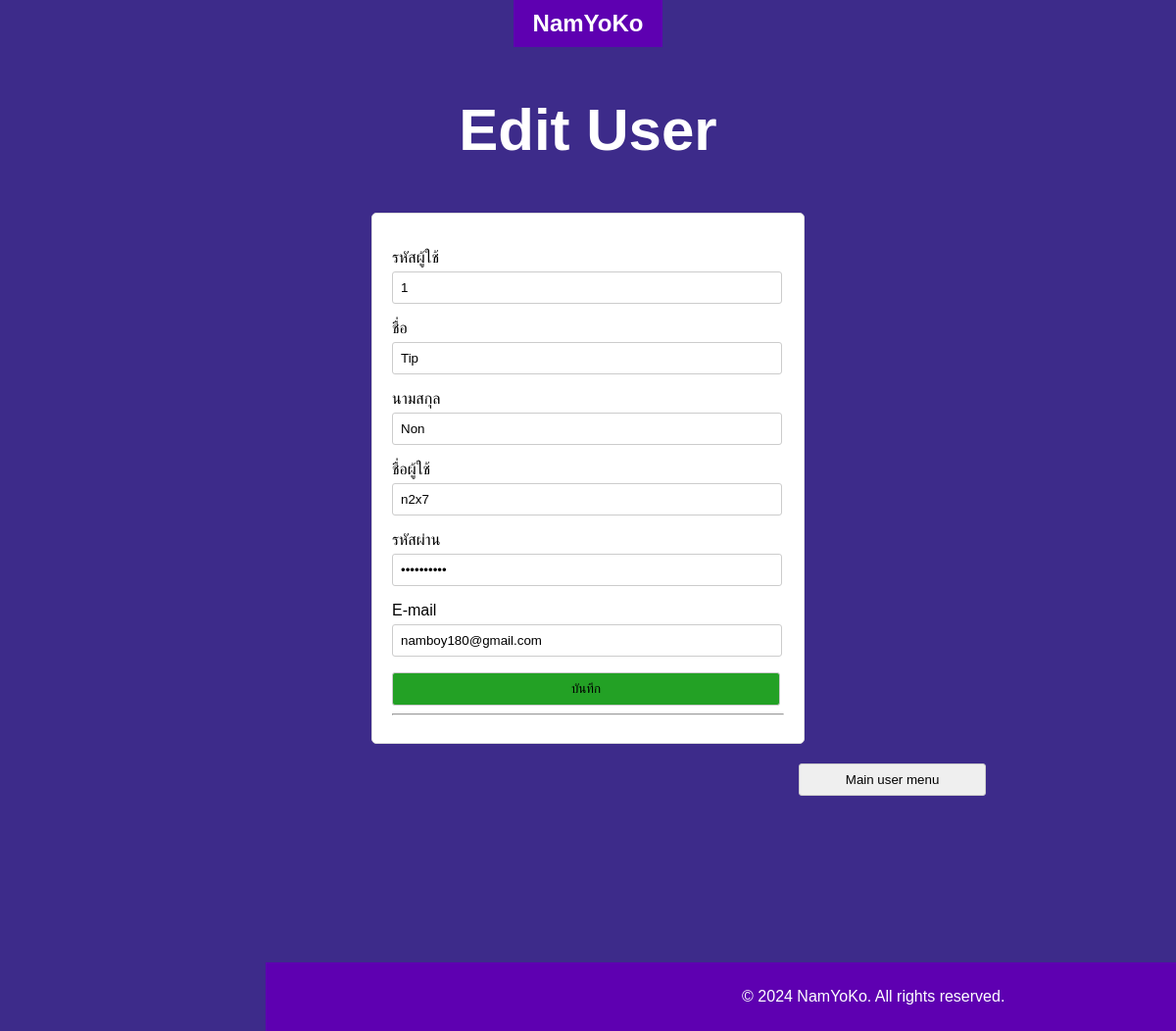
Page /editu.php?uid=1 on the committed database.
### tables this page shows
CREATE TABLE `users` (
  `uid` int(20) NOT NULL,
  `username` varchar(50) NOT NULL,
  `password` varchar(50) NOT NULL,
  `email` varchar(100) NOT NULL,
  `fName` varchar(80) NOT NULL,
  `lName` varchar(80) NOT NULL,
  `date` datetime NOT NULL DEFAULT current_timestamp()
);

### editu.php (the view, shortened to what this page needs)
<!DOCTYPE html>
<html lang="en">
<head>
    <link rel="stylesheet" href="addb.css">
</head>
<body>
<?php
        require 'conn.php';
        $sql = "SELECT * FROM users WHERE uid='$_GET[uid]'";
        $result = $conn->query($sql);
        $row = mysqli_fetch_array($result);
    ?>
    <nav class="bar">
        <section class="logo">
            NamYoKo
        </section>
    </nav>
    <h2>Edit User</h2>
    <form class="editu" method="post" action="editsuccessu.php">
        <p>
            <label>รหัสผู้ใช้</label>
            <input type="text" name="uid" id="uid" value="<?=$row['uid'];?>" />
        </p>
        <p>
            <label>ชื่อ</label>
            <input type="text" name="fName" id="fName" value="<?=$row['fName'];?>" />
        </p>
        <p>
            <label>นามสกุล</label>
            <input type="text" name="lName" id="lName" value="<?=$row['lName'];?>" />
        </p>
        <p>
            <label>ชื่อผู้ใช้</label>
            <input type="text" name="username" id="username" value="<?=$row['username'];?>" />
        </p>
        <p>
            <label>รหัสผ่าน</label>
            <input type="password" name="password" id="password" value="<?=$row['password'];?>" />
        </p>
        <p>
            <label>E-mail</label>
            <input type="email" name="email" id="email" value="<?=$row['email'];?>" />
        </p>
        <button type="submit">บันทึก</button>
        <hr>
    </form>
    <a href='user.php'><button class="main"> Main user menu</button></a>
    <div class="footer">
        <p>
            © 2024 NamYoKo. All rights reserved.
        </p>
    </div>
</body>
</html>

### addb.css (style rules this page uses)
body { font-family: Arial, sans-serif; margin: 0; padding: 0; place-items: center; background-color: #3d2b8a; }
.bar { background-color: #5e00b1; color: white; padding: 10px 20px; display: flex; justify-content: space-between; align-items: center; }
.bar .logo { font-size: 24px; font-weight: bold; }
h2 { text-align: center; color: #ffffff; font-size: 60px; }
form { background-color: #ffffff; max-width: 400px; margin: 20px auto; padding: 20px 20px; border: 1px solid #ddd; border-radius: 5px; }
form label { display: block; margin-bottom: 5px; }
form input { width: 95%; padding: 8px; border: 1px solid #ccc; border-radius: 3px; }
form button { width: 99%; padding: 8px; border: 1px solid #ccc; border-radius: 3px; cursor: pointer; background-color: #23a125; }
.main { margin-left: 34rem; width: 29%; padding: 8px; border: 1px solid #ccc; border-radius: 3px; margin-bottom: 15rem; cursor: pointer; }
.footer { overflow: hidden; position: fixed; bottom: 0; width: 100%; background-color: #5e00b1; color: white; padding: 10px 20px; text-align: center; }

### rows in the picture
users: uid "1", fName "Tip", lName "Non", username "n2x7", email "namboy180@gmail.com"
